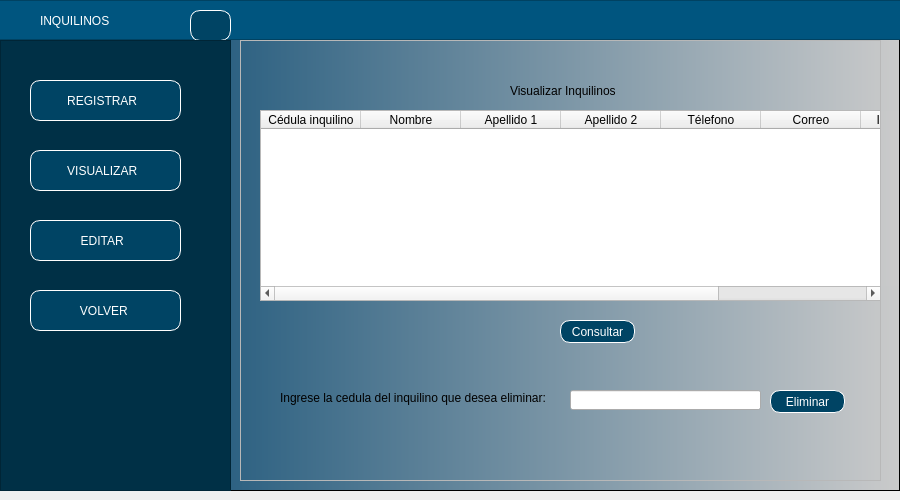
<?xml version="1.0" encoding="UTF-8"?>
<ui version="4.0">
 <class>MainWindow</class>
 <widget class="QMainWindow" name="MainWindow">
  <property name="geometry">
   <rect>
    <x>0</x>
    <y>0</y>
    <width>900</width>
    <height>500</height>
   </rect>
  </property>
  <property name="minimumSize">
   <size>
    <width>900</width>
    <height>500</height>
   </size>
  </property>
  <property name="maximumSize">
   <size>
    <width>900</width>
    <height>16777215</height>
   </size>
  </property>
  <property name="windowTitle">
   <string>MainWindow</string>
  </property>
  <widget class="QWidget" name="centralwidget">
   <layout class="QHBoxLayout" name="horizontalLayout" stretch="0">
    <property name="leftMargin">
     <number>0</number>
    </property>
    <property name="topMargin">
     <number>0</number>
    </property>
    <property name="rightMargin">
     <number>0</number>
    </property>
    <item>
     <widget class="QFrame" name="framefondo">
      <property name="styleSheet">
       <string notr="true">QWidget#framefondo{
background-color: qlineargradient(spread:pad, x1:0, y1:0, x2:1, y2:0, stop:0.039548 rgba(0, 67, 109, 255), stop:1 rgba(203, 203, 203, 255));}</string>
      </property>
      <property name="frameShape">
       <enum>QFrame::StyledPanel</enum>
      </property>
      <property name="frameShadow">
       <enum>QFrame::Raised</enum>
      </property>
      <widget class="QFrame" name="frame_superior">
       <property name="geometry">
        <rect>
         <x>-10</x>
         <y>0</y>
         <width>911</width>
         <height>40</height>
        </rect>
       </property>
       <property name="maximumSize">
        <size>
         <width>16777215</width>
         <height>40</height>
        </size>
       </property>
       <property name="styleSheet">
        <string notr="true">background-color: rgb(0, 85, 127);</string>
       </property>
       <property name="frameShape">
        <enum>QFrame::StyledPanel</enum>
       </property>
       <property name="frameShadow">
        <enum>QFrame::Raised</enum>
       </property>
       <widget class="QLabel" name="label">
        <property name="geometry">
         <rect>
          <x>50</x>
          <y>10</y>
          <width>181</width>
          <height>21</height>
         </rect>
        </property>
        <property name="styleSheet">
         <string notr="true">font: 16pt &quot;Arial&quot;;
color: white;</string>
        </property>
        <property name="text">
         <string>INQUILINOS</string>
        </property>
       </widget>
       <widget class="QPushButton" name="pushButton_5">
        <property name="geometry">
         <rect>
          <x>200</x>
          <y>10</y>
          <width>41</width>
          <height>31</height>
         </rect>
        </property>
        <property name="styleSheet">
         <string notr="true">QPushButton{
font: 87 9pt &quot;Arial&quot;;
background-color: rgb(0, 68, 100);
color:white;
border:1px solid white;
border-radius: 10px;
}


QPushButton:hover {
background-color:qlineargradient(spread:pad, x1:0, y1:0, x2:1, y2:0, stop:0.039548 rgba(0, 67, 109, 255), stop:1 rgba(203, 203, 203, 255))
}</string>
        </property>
        <property name="text">
         <string/>
        </property>
        <property name="icon">
         <iconset>
          <normaloff>../../PROYECTO 1/Interfaz Grafica/Imagenes/menu.png</normaloff>../../PROYECTO 1/Interfaz Grafica/Imagenes/menu.png</iconset>
        </property>
       </widget>
      </widget>
      <widget class="QFrame" name="frameBotones">
       <property name="geometry">
        <rect>
         <x>0</x>
         <y>40</y>
         <width>231</width>
         <height>451</height>
        </rect>
       </property>
       <property name="styleSheet">
        <string notr="true">QFrame{
background-color: rgb(0, 48, 70)
}


QPushButton{
font: 87 9pt &quot;Arial&quot;;
background-color: rgb(0, 68, 100);
color:white;
border:1px solid white;
border-radius: 10px;
}


QPushButton:hover {
background-color:qlineargradient(spread:pad, x1:0, y1:0, x2:1, y2:0, stop:0.039548 rgba(0, 67, 109, 255), stop:1 rgba(203, 203, 203, 255))
}</string>
       </property>
       <property name="frameShape">
        <enum>QFrame::StyledPanel</enum>
       </property>
       <property name="frameShadow">
        <enum>QFrame::Raised</enum>
       </property>
       <widget class="QPushButton" name="btnRegistrar_2">
        <property name="geometry">
         <rect>
          <x>30</x>
          <y>40</y>
          <width>151</width>
          <height>41</height>
         </rect>
        </property>
        <property name="layoutDirection">
         <enum>Qt::RightToLeft</enum>
        </property>
        <property name="styleSheet">
         <string notr="true"/>
        </property>
        <property name="text">
         <string>REGISTRAR  </string>
        </property>
        <property name="icon">
         <iconset>
          <normaloff>../../PROYECTO 1/Interfaz Grafica/Imagenes/registrar.png</normaloff>../../PROYECTO 1/Interfaz Grafica/Imagenes/registrar.png</iconset>
        </property>
       </widget>
       <widget class="QPushButton" name="btnVisualizar">
        <property name="geometry">
         <rect>
          <x>30</x>
          <y>110</y>
          <width>151</width>
          <height>41</height>
         </rect>
        </property>
        <property name="layoutDirection">
         <enum>Qt::RightToLeft</enum>
        </property>
        <property name="styleSheet">
         <string notr="true"/>
        </property>
        <property name="text">
         <string>VISUALIZAR  </string>
        </property>
        <property name="icon">
         <iconset>
          <normaloff>../../PROYECTO 1/Interfaz Grafica/Imagenes/buscar.png</normaloff>../../PROYECTO 1/Interfaz Grafica/Imagenes/buscar.png</iconset>
        </property>
       </widget>
       <widget class="QPushButton" name="btnEditar">
        <property name="geometry">
         <rect>
          <x>30</x>
          <y>180</y>
          <width>151</width>
          <height>41</height>
         </rect>
        </property>
        <property name="layoutDirection">
         <enum>Qt::RightToLeft</enum>
        </property>
        <property name="styleSheet">
         <string notr="true"/>
        </property>
        <property name="text">
         <string>EDITAR  </string>
        </property>
        <property name="icon">
         <iconset>
          <normaloff>../../PROYECTO 1/Interfaz Grafica/Imagenes/actualizar.png</normaloff>../../PROYECTO 1/Interfaz Grafica/Imagenes/actualizar.png</iconset>
        </property>
       </widget>
       <widget class="QPushButton" name="btnVolver">
        <property name="geometry">
         <rect>
          <x>30</x>
          <y>250</y>
          <width>151</width>
          <height>41</height>
         </rect>
        </property>
        <property name="layoutDirection">
         <enum>Qt::RightToLeft</enum>
        </property>
        <property name="text">
         <string>VOLVER </string>
        </property>
        <property name="icon">
         <iconset>
          <normaloff>../../PROYECTO 1/Interfaz Grafica/Imagenes/volver.png</normaloff>../../PROYECTO 1/Interfaz Grafica/Imagenes/volver.png</iconset>
        </property>
       </widget>
      </widget>
      <widget class="QFrame" name="framePaginas">
       <property name="geometry">
        <rect>
         <x>240</x>
         <y>40</y>
         <width>641</width>
         <height>441</height>
        </rect>
       </property>
       <property name="frameShape">
        <enum>QFrame::StyledPanel</enum>
       </property>
       <property name="frameShadow">
        <enum>QFrame::Raised</enum>
       </property>
       <widget class="QStackedWidget" name="stackedWidget">
        <property name="geometry">
         <rect>
          <x>-10</x>
          <y>0</y>
          <width>661</width>
          <height>461</height>
         </rect>
        </property>
        <property name="currentIndex">
         <number>0</number>
        </property>
        <widget class="QWidget" name="pageVisualizar">
         <widget class="QLabel" name="label_13">
          <property name="geometry">
           <rect>
            <x>280</x>
            <y>40</y>
            <width>201</width>
            <height>21</height>
           </rect>
          </property>
          <property name="styleSheet">
           <string notr="true">font: 12pt &quot;Arial&quot;;</string>
          </property>
          <property name="text">
           <string>Visualizar Inquilinos</string>
          </property>
         </widget>
         <widget class="QTableWidget" name="tableVizualizarInquilinos">
          <property name="geometry">
           <rect>
            <x>30</x>
            <y>70</y>
            <width>621</width>
            <height>191</height>
           </rect>
          </property>
          <column>
           <property name="text">
            <string>Cédula inquilino</string>
           </property>
          </column>
          <column>
           <property name="text">
            <string>Nombre</string>
           </property>
          </column>
          <column>
           <property name="text">
            <string>Apellido 1</string>
           </property>
          </column>
          <column>
           <property name="text">
            <string>Apellido 2</string>
           </property>
          </column>
          <column>
           <property name="text">
            <string>Télefono</string>
           </property>
          </column>
          <column>
           <property name="text">
            <string>Correo</string>
           </property>
          </column>
          <column>
           <property name="text">
            <string>ID propiedad</string>
           </property>
          </column>
          <column>
           <property name="text">
            <string>Fecha Inicio</string>
           </property>
          </column>
         </widget>
         <widget class="QPushButton" name="btnConsultarInq">
          <property name="geometry">
           <rect>
            <x>330</x>
            <y>280</y>
            <width>75</width>
            <height>23</height>
           </rect>
          </property>
          <property name="styleSheet">
           <string notr="true">QPushButton{
font: 87 9pt &quot;Arial&quot;;
background-color: rgb(0, 68, 100);
color:white;
border:1px solid white;
border-radius: 10px;
}


QPushButton:hover {
background-color:rgb(0, 101, 148);
}</string>
          </property>
          <property name="text">
           <string>Consultar</string>
          </property>
         </widget>
         <widget class="QPushButton" name="btnEliminarInq">
          <property name="geometry">
           <rect>
            <x>540</x>
            <y>350</y>
            <width>75</width>
            <height>23</height>
           </rect>
          </property>
          <property name="styleSheet">
           <string notr="true">QPushButton{
font: 87 9pt &quot;Arial&quot;;
background-color: rgb(0, 68, 100);
color:white;
border:1px solid white;
border-radius: 10px;
}


QPushButton:hover {
background-color:rgb(0, 101, 148);
}</string>
          </property>
          <property name="text">
           <string>Eliminar</string>
          </property>
         </widget>
         <widget class="QLabel" name="label_24">
          <property name="geometry">
           <rect>
            <x>50</x>
            <y>350</y>
            <width>281</width>
            <height>16</height>
           </rect>
          </property>
          <property name="styleSheet">
           <string notr="true">font: 9pt &quot;Arial&quot;;</string>
          </property>
          <property name="text">
           <string>Ingrese la cedula del inquilino que desea eliminar:</string>
          </property>
         </widget>
         <widget class="QLineEdit" name="lineEdit_19">
          <property name="geometry">
           <rect>
            <x>340</x>
            <y>350</y>
            <width>191</width>
            <height>20</height>
           </rect>
          </property>
         </widget>
        </widget>
       </widget>
      </widget>
     </widget>
    </item>
   </layout>
  </widget>
 </widget>
 <resources/>
 <connections/>
</ui>
